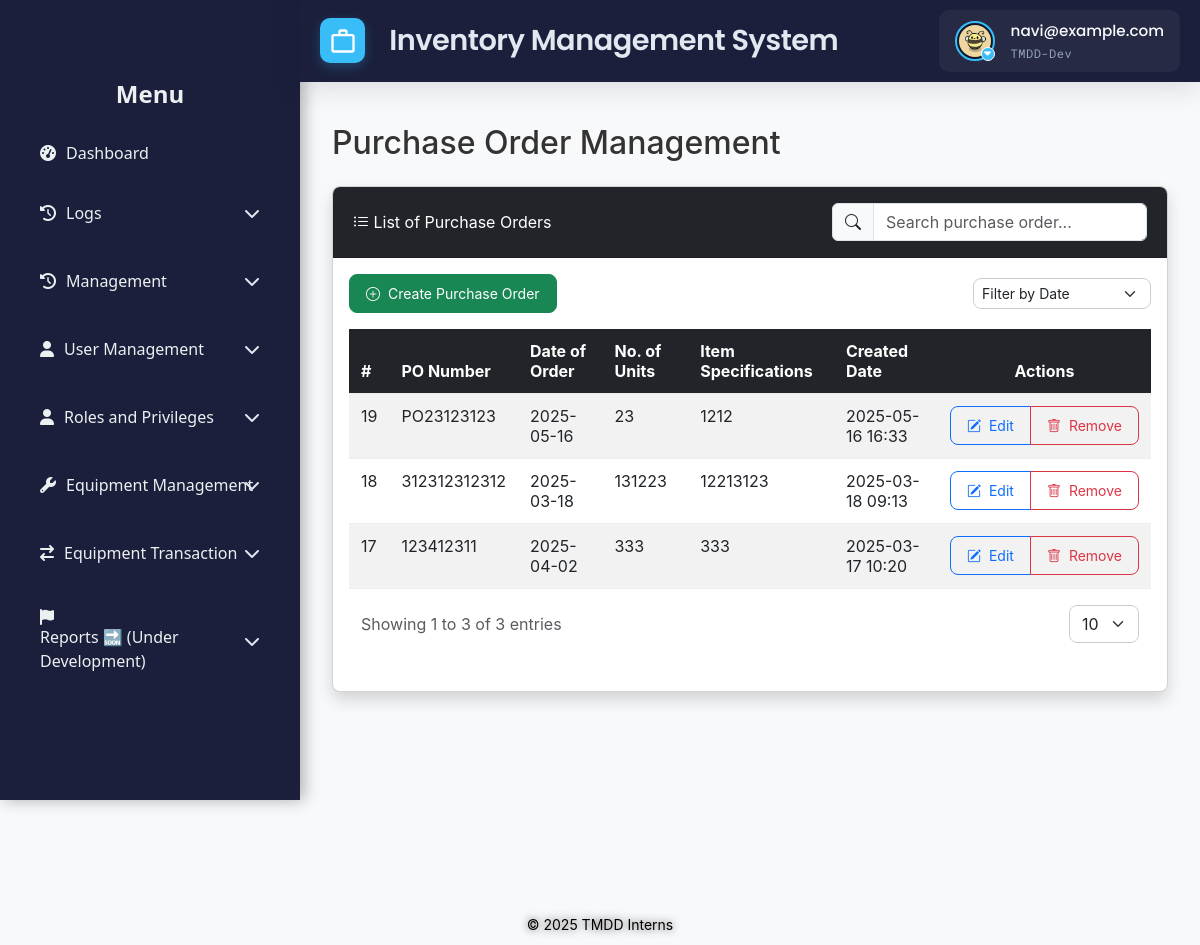
Page /src/view/php/modules/equipment_transactions/purchase_order.php (signed in) on the committed database.
### tables this page shows
CREATE TABLE IF NOT EXISTS `users` (
  `id` int NOT NULL AUTO_INCREMENT,
  `username` varchar(50) NOT NULL,
  `email` varchar(100) NOT NULL,
  `password` varchar(255) NOT NULL,
  `first_name` varchar(100) DEFAULT NULL,
  `last_name` varchar(100) DEFAULT NULL,
  `date_created` timestamp NULL DEFAULT CURRENT_TIMESTAMP,
  `status` enum('Offline','Online') NOT NULL,
  `is_disabled` tinyint(1) NOT NULL DEFAULT '0',
  `profile_pic_path` varchar(2048) DEFAULT NULL,
  PRIMARY KEY (`id`),
  UNIQUE KEY `username` (`username`),
  UNIQUE KEY `email` (`email`)
);

CREATE TABLE IF NOT EXISTS `purchase_order` (
  `id` int NOT NULL AUTO_INCREMENT,
  `po_no` varchar(20) DEFAULT NULL,
  `date_of_order` date NOT NULL,
  `no_of_units` int NOT NULL,
  `item_specifications` text NOT NULL,
  `date_created` datetime DEFAULT CURRENT_TIMESTAMP,
  `is_disabled` tinyint(1) NOT NULL DEFAULT '0',
  PRIMARY KEY (`id`),
  UNIQUE KEY `po_no` (`po_no`)
);

### src/control/RBACService.php (called while the page is built, shortened)
<?php
final class RBACService
{
    private array $privileges = [];
    public function __construct(
        private \PDO $pdo,
        int $userId
    ) {
        $this->loadUserPrivileges($userId);
    }
    private function loadUserPrivileges(int $userId): void
    {
        $sql = <<<'SQL'
        SELECT
          m.module_name,
          p.priv_name
        FROM user_department_roles ur
        JOIN roles r
          ON ur.role_id = r.id
         AND r.is_disabled = 0
        JOIN role_module_privileges rmp
          ON rmp.role_id = r.id
        JOIN modules m
          ON rmp.module_id = m.id
        JOIN privileges p
          ON rmp.privilege_id = p.id
         AND p.is_disabled = 0
       WHERE ur.user_id = ?
    SQL;
        $stmt = $this->pdo->prepare($sql);
        $stmt->execute([$userId]);
        while ($row = $stmt->fetch(\PDO::FETCH_ASSOC)) {
            $this->privileges[$row['module_name']][] = $row['priv_name'];
        }
    }
    public function hasPrivilege(string $module, string $priv): bool
    {
        return isset($this->privileges[$module])
            && in_array($priv, $this->privileges[$module], true);
    }
}

### src/view/php/modules/equipment_transactions/purchase_order.php (the view, shortened to what this page needs)
<?php
require_once '../../../../../config/ims-tmdd.php';
include '../../general/header.php';
$rbac = new RBACService($pdo, $_SESSION['user_id']);
$rbac->requirePrivilege('Equipment Transactions', 'View');
$canCreate = $rbac->hasPrivilege('Equipment Transactions', 'Create');
$canModify = $rbac->hasPrivilege('Equipment Transactions', 'Modify');
$canRemove = $rbac->hasPrivilege('Equipment Transactions', 'Remove');
try {
    $stmt = $pdo->query("SELECT * FROM purchase_order WHERE is_disabled = 0 ORDER BY id DESC");
    $purchaseOrders = $stmt->fetchAll();
} catch (PDOException $e) {
    $errors[] = "Error retrieving Purchase Orders: " . $e->getMessage();
}
?>
<!DOCTYPE html>
<html lang="en">
<head>
    <link href="https://cdn.jsdelivr.net/npm/bootstrap@5.3.0/dist/css/bootstrap.min.css" rel="stylesheet">
    <link href="https://cdn.jsdelivr.net/npm/bootstrap-icons@1.10.5/font/bootstrap-icons.css" rel="stylesheet">
    <link href="../../../styles/css/equipment-manager.css" rel="stylesheet">
</head>
<body>
    <div class="wrapper">
        <div class="main-content">
            <div class="container-fluid">
                <?php include '../../general/sidebar.php'; ?>
                <h2 class="mb-4">Purchase Order Management</h2>
                <div class="card shadow">
                    <div class="card-header bg-dark text-white d-flex justify-content-between align-items-center">
                        <span><i class="bi bi-list-ul"></i> List of Purchase Orders</span>
                        <div class="input-group w-auto">
                            <span class="input-group-text"><i class="bi bi-search"></i></span>
                            <input type="text" id="searchPO" class="form-control" placeholder="Search purchase order...">
                        </div>
                    </div>
                    <div class="card-body p-3">
                        <div class="d-flex justify-content-between align-items-center mb-3">
                            <?php if ($canCreate): ?>
                                <button type="button" class="btn btn-success btn-sm" data-bs-toggle="modal"
                                    data-bs-target="#addPOModal">
                                    <i class="bi bi-plus-circle"></i> Create Purchase Order
                                </button>
                            <?php else: ?>
                                <div></div>
                            <?php endif; ?>
                            <select class="form-select form-select-sm" id="dateFilter" style="width: auto;">
                                <option value="">Filter by Date</option>
                            </select>
                        </div>
                        <div class="table-responsive" id="table">
                            <table id="purchaseTable" class="table table-striped table-hover">
                                <thead class="table-dark">
                                    <tr>
                                        <th>#</th>
                                        <th>PO Number</th>
                                        <th>Date of Order</th>
                                        <th>No. of Units</th>
                                        <th>Item Specifications</th>
                                        <th>Created Date</th>
                                        <th class="text-center">Actions</th>
                                    </tr>
                                </thead>
                                <tbody>
                                    <?php if (!empty($purchaseOrders)): ?>
                                        <?php foreach ($purchaseOrders as $po): ?>
                                            <tr>
                                                <td><?php echo htmlspecialchars($po['id']); ?></td>
                                                <td><?php echo htmlspecialchars($po['po_no']); ?></td>
                                                <td><?php echo htmlspecialchars($po['date_of_order']); ?></td>
                                                <td><?php echo htmlspecialchars($po['no_of_units']); ?></td>
                                                <td><?php echo htmlspecialchars($po['item_specifications']); ?></td>
                                                <td><?php echo date('Y-m-d H:i', strtotime($po['date_created'])); ?></td>
                                                <td class="text-center">
                                                    <div class="btn-group" role="group">
                                                        <?php if ($canModify): ?>
                                                            <a class="btn btn-sm btn-outline-primary edit-po"
                                                                data-id="<?php echo htmlspecialchars($po['id']); ?>"
                                                                data-po="<?php echo htmlspecialchars($po['po_no']); ?>"
                                                                data-date="<?php echo htmlspecialchars($po['date_of_order']); ?>"
                                                                data-units="<?php echo htmlspecialchars($po['no_of_units']); ?>"
                                                                data-item="<?php echo htmlspecialchars($po['item_specifications']); ?>">
                                                                <i class="bi bi-pencil-square"></i> Edit
                                                            </a>
                                                        <?php endif; ?>
                                                        <?php if ($canRemove): ?>
                                                            <a class="btn btn-sm btn-outline-danger remove-po"
                                                                data-id="<?php echo htmlspecialchars($po['id']); ?>"
                                                                href="#">
                                                                <i class="bi bi-trash"></i> Remove
                                                            </a>
                                                        <?php endif; ?>
                                                    </div>
                                                </td>
                                            </tr>
                                        <?php endforeach; ?>
                                    <?php else: ?>
                                        <tr>
                                            <td colspan="7">No Purchase Orders found.</td>
                                        </tr>
                                    <?php endif; ?>
                                </tbody>
                            </table>
                            <div class="container-fluid">
                                <div class="row align-items-center g-3">
                                    <div class="col-12 col-sm-auto">
                                        <div class="text-muted">
                                            Showing <span id="currentPage">1</span> to <span id="rowsPerPage">20</span> of
                                            <span id="totalRows">100</span> entries
                                        </div>
                                    </div>
                                    <div class="col-12 col-sm-auto ms-sm-auto">
                                        <div class="d-flex align-items-center gap-2">
                                            <select id="rowsPerPageSelect" class="form-select" style="width: auto;">
                                                <option value="10" selected>10</option>
                                            </select>
                                        </div>
                                    </div>
                                </div>
                                <div class="row mt-3">
                                    <div class="col-12">
                                    </div>
                                </div>
                            </div>
                        </div>
                    </div>
                </div>
            </div>
        </div>
    </div>
    <?php include '../../general/footer.php'; ?>
</body>
</html>

### src/view/php/general/header.php (shortened to what this page needs)
<?php
$user_id = $_SESSION['user_id'] ?? null;
if ($user_id !== null) {
    $stmt = $pdo->prepare("SELECT profile_pic_path FROM users WHERE id = ?");
    $stmt->execute([$user_id]);
    $user = $stmt->fetch(PDO::FETCH_ASSOC);
    print("hello " . $user['profile_pic_path']);
} else {
    die("User not logged in.");
}
$role = isset($_SESSION["role"]) ? $_SESSION["role"] : "";
$email = $_SESSION['email'];
?>
<!DOCTYPE html>
<html lang="en">
<head>
    <link href="https://cdn.jsdelivr.net/npm/bootstrap@5.2.3/dist/css/bootstrap.min.css" rel="stylesheet">
    <link href="https://cdn.jsdelivr.net/npm/bootstrap-icons@1.10.3/font/bootstrap-icons.css" rel="stylesheet">
    <link rel="stylesheet"
          href="https://cdn.jsdelivr.net/npm/bootstrap@5.3.0/dist/css/bootstrap.min.css">
    <link rel="stylesheet"
          href="https://cdnjs.cloudflare.com/ajax/libs/font-awesome/6.4.0/css/all.min.css">
    <link rel="stylesheet" href="<?php echo BASE_URL; ?>src/view/styles/css/toast.css">
    <link rel="stylesheet" href="<?php echo BASE_URL; ?>src/view/styles/css/header_footer.css">
</head>
<body>
<header class="header">
      <div class="logo-container">
        <div class="logo-icon">
            <svg viewBox="0 0 24 24">
                <path d="M20 6h-4V4c0-1.1-.9-2-2-2h-4c-1.1 0-2 .9-2 2v2H4c-1.1 0-2 .9-2 2v12c0 1.1.9 2 2 2h16c1.1 0 2-.9 2-2V8c0-1.1-.9-2-2-2zM10 4h4v2h-4V4zm10 16H4V8h16v12z"/>
            </svg>
        </div>
        <div>
            <div class="logo-text">Inventory Management System</div>
        </div>
    </div>
    <div class="header-widgets">
        <div class="user-profile" onclick="toggleDropdown()">
            <div class="profile-picture-container">
                <img
                    src="<?php echo !empty($user['profile_pic_path'])
                        ? '../../../../../public/' . htmlspecialchars($user['profile_pic_path'])
                        : '../../../../../public/assets/img/default_profile.jpg'; ?>"
                    alt=s"User Profile"
                    class="profile-picture"
                >
                <span class="dropdown-indicator"><i class="fas fa-caret-down"></i></span>
            </div>
            <div class="user-info">
                <div class="user-name"><?php echo $email; ?></div>
                <div class="user-role"><?php echo $role; ?> </div>
            </div>
        </div>
    </div>
</header>
</body>
</html>

### src/view/styles/css/header_footer.css (style rules this page uses)
* { margin: 0; padding: 0; box-sizing: border-box; }
body { background: #f5f7fb; }
.header { display: flex; justify-content: space-between; align-items: center; background: #1B1F3B; padding: 10px 20px; box-shadow: 0 4px 30px rgba(11, 25, 51, 0.15); position: fixed; top: 0; left: 300px; right: 0; z-index: 900; }
.main-content { margin-left: 300px; padding-top: 70px; }
.logo-container { display: flex; align-items: center; gap: 1.2rem; }
.logo-icon { width: 45px; height: 45px; background: #38BDF8; border-radius: 10px; display: grid; place-items: center; box-shadow: 0 4px 12px rgba(56, 189, 248, 0.25); margin-left: 0; }
.logo-icon svg { width: 28px; height: 28px; fill: white; }
.logo-text { font-family: 'Poppins', sans-serif; font-size: 1.8rem; font-weight: 600; color: #E2E8F0; letter-spacing: -0.5px; margin-left: 5px; }
.header-widgets { display: flex; align-items: center; gap: 2.5rem; }
.user-profile { display: flex; align-items: center; gap: 1rem; padding: 0.6rem 1rem; background: rgba(255, 255, 255, 0.05); border-radius: 10px; position: relative; cursor: pointer; width: 100%; }
.user-info { display: flex; flex-direction: column; gap: 2px; }
.user-name { font-family: 'Poppins', sans-serif; color: #F8FAFC; font-size: 0.95rem; font-weight: 500; }
.user-role { font-family: 'Roboto Mono', monospace; color: #94A3B8; font-size: 0.75rem; letter-spacing: 0.5px; }
.profile-picture-container { position: relative; display: inline-block; }
.profile-picture { width: 40px; height: 40px; border-radius: 50%; border: 2px solid #38BDF8; object-fit: cover; padding: 2px; background: #0F172A; }
.dropdown-indicator { position: absolute; bottom: 0; right: 0; background-color: #38bdf8; color: white; font-size: 0.7rem; width: 14px; height: 14px; border-radius: 50%; display: grid; place-items: center; border: 1px solid white; pointer-events: none; }

### src/view/styles/css/equipment-manager.css (style rules this page uses)
:root { --primary-color: #1B263B; --accent-color: #2962ff; --bg-color: #f4f7fc; --text-color: #333; --shadow: rgba(0, 0, 0, 0.08); --radius: 8px; --font: 'Inter', sans-serif; }
body { font-family: var(--font); background-color: var(--bg-color); margin: 0; padding: 0; color: var(--text-color); }
.wrapper { display: flex; min-height: 100vh; }
.card { background: #fff; border-radius: var(--radius); box-shadow: 0 4px 10px var(--shadow); overflow: hidden; }
.card-header { background: var(--primary-color); color: white; padding: 1rem 1.25rem; }
.card-body { padding: 1.25rem; }
.btn { display: inline-flex; align-items: center; gap: 0.5rem; border-radius: var(--radius); padding: 0.5rem 1rem; transition: background-color 0.2s ease; cursor: pointer; }
.form-select, .search-input input { border-radius: var(--radius); border: 1px solid #ccc; }
.table { width: 100%; border-collapse: collapse; }
.table th, .table td { padding: 0.75rem; text-align: left; border-bottom: 1px solid #eee; }
.table-responsive { overflow-x: auto; }

### src/view/styles/css/sidebar.css (style rules this page uses)
:root { --sidebar-bg-start: #2c3e50; --sidebar-bg-end: #34495e; --sidebar-text: #ecf0f1; --hover-bg: rgba(255, 255, 255, 0.1); }

### src/view/php/modules/equipment_transactions/purchase_order.php (style rules this page uses)
body { font-family: 'Inter', system-ui, -apple-system, sans-serif; background-color: #f8f9fa; min-height: 100vh; padding-top: 80px; }
.wrapper { display: flex; min-height: 100vh; }
.main-content { flex: 1; padding: 20px; margin-left: 300px; }

### rows in the picture
users: profile_pic_path "assets/img/user_images/user_1.gif", profile_pic_path (picture)
purchase_order: id "19", po_no "PO23123123", date_of_order "2025-05-16", no_of_units "23", item_specifications "1212", date_created "2025-05-16 16:33"
purchase_order: id "18", po_no "312312312312", date_of_order "2025-03-18", no_of_units "131223", item_specifications "12213123", date_created "2025-03-18 09:13"
purchase_order: id "17", po_no "123412311", date_of_order "2025-04-02", no_of_units "333", item_specifications "333", date_created "2025-03-17 10:20"

### other values in the picture
$email "navi@example.com"
$role "TMDD-Dev"
